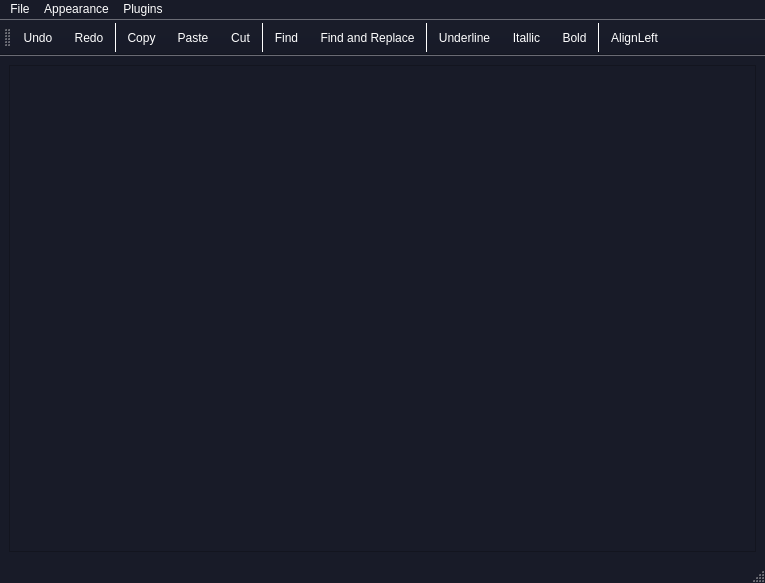
<?xml version="1.0" encoding="UTF-8"?>
<ui version="4.0">
 <class>MainWindow</class>
 <widget class="QMainWindow" name="MainWindow">
  <property name="geometry">
   <rect>
    <x>0</x>
    <y>0</y>
    <width>765</width>
    <height>583</height>
   </rect>
  </property>
  <property name="windowTitle">
   <string>MainWindow</string>
  </property>
  <property name="styleSheet">
   <string notr="true">QMainWindow {
	background-color : #181b28;
	color : white;
}

Qmenubar{
	background-color : #181b28;
	color : white;
}
</string>
  </property>
  <widget class="QWidget" name="centralwidget">
   <layout class="QGridLayout" name="gridLayout">
    <item row="0" column="0">
     <widget class="QTextEdit" name="textEdit">
      <property name="styleSheet">
       <string notr="true">QTextEdit{
	background-color : #181b28;
	color : white;
}
</string>
      </property>
     </widget>
    </item>
   </layout>
  </widget>
  <widget class="QMenuBar" name="menubar">
   <property name="geometry">
    <rect>
     <x>0</x>
     <y>0</y>
     <width>765</width>
     <height>22</height>
    </rect>
   </property>
   <property name="styleSheet">
    <string notr="true">QMenuBar {
	background-color : #181b28;
	color : white;
}
</string>
   </property>
   <widget class="QMenu" name="menuFile">
    <property name="styleSheet">
     <string notr="true">QMenu {
        background-color: #181b28;
        color: white;
        border: 1px solid #2a2f45;
    }</string>
    </property>
    <property name="title">
     <string>File</string>
    </property>
    <addaction name="actionNew_File"/>
    <addaction name="actionOpen"/>
    <addaction name="separator"/>
    <addaction name="actionSave"/>
    <addaction name="actionSave_As"/>
    <addaction name="separator"/>
    <addaction name="actionFile_info"/>
    <addaction name="actionHelp"/>
    <addaction name="actionClose"/>
   </widget>
   <widget class="QMenu" name="menuAppearance">
    <property name="styleSheet">
     <string notr="true">
    QMenu {
        background-color: #181b28;
        color: white;
        border: 1px solid #2a2f45;
    }</string>
    </property>
    <property name="title">
     <string>Appearance</string>
    </property>
    <addaction name="separator"/>
    <addaction name="actionThemes"/>
   </widget>
   <widget class="QMenu" name="menuPlugins">
    <property name="styleSheet">
     <string notr="true">
    QMenu {
        background-color: #181b28;
        color: white;
        border: 1px solid #2a2f45;
    }</string>
    </property>
    <property name="title">
     <string>Plugins</string>
    </property>
    <addaction name="actionPlugins"/>
   </widget>
   <addaction name="menuFile"/>
   <addaction name="menuAppearance"/>
   <addaction name="menuPlugins"/>
  </widget>
  <widget class="QStatusBar" name="statusbar">
   <property name="styleSheet">
    <string notr="true">QStatusBar{
	background-color : #181b28;
	color : white;
}</string>
   </property>
  </widget>
  <widget class="QToolBar" name="toolBar">
   <property name="windowTitle">
    <string>toolBar</string>
   </property>
   <property name="styleSheet">
    <string notr="true">QToolBar::separator {
    width: 1px;
    background: white;
    margin-top: 0px;
    margin-bottom: 0px;
}

QToolButton:hover {
    background-color: rgba(255, 255, 255, 20);
    border-radius: 4px;
}

QToolButton:pressed {
    background-color: rgba(255, 255, 255, 40);
}

QToolButton {
    background: transparent;
    color: white;
    border: none;
    padding: 6px;
}

QToolButton:checked {
    background-color: rgba(255, 255, 255, 20);
	border-radius: 4px;
    color: white;
}

QToolBar{
	spacing : 3px;
	background-color : #181b28;
	color : white;
}
</string>
   </property>
   <attribute name="toolBarArea">
    <enum>TopToolBarArea</enum>
   </attribute>
   <attribute name="toolBarBreak">
    <bool>false</bool>
   </attribute>
   <addaction name="actionUndo"/>
   <addaction name="actionRedo"/>
   <addaction name="separator"/>
   <addaction name="actionCopy"/>
   <addaction name="actionPaste"/>
   <addaction name="actionCut"/>
   <addaction name="separator"/>
   <addaction name="actionFind"/>
   <addaction name="actionFind_and_Replace"/>
   <addaction name="separator"/>
   <addaction name="actionUnderline"/>
   <addaction name="actionItallic"/>
   <addaction name="actionBold"/>
   <addaction name="separator"/>
   <addaction name="actionAlignLeft"/>
   <addaction name="actionAlign_Center"/>
   <addaction name="actionAlign_Right"/>
   <addaction name="actionAlign_Justify"/>
   <addaction name="separator"/>
   <addaction name="actionSelect_Font"/>
   <addaction name="actionFont_Color"/>
   <addaction name="actionFont_Size"/>
   <addaction name="separator"/>
  </widget>
  <action name="actionUndo">
   <property name="icon">
    <iconset>
     <normaloff>../icons/Light/Undo_Light.png</normaloff>../icons/Light/Undo_Light.png</iconset>
   </property>
   <property name="text">
    <string>Undo</string>
   </property>
   <property name="toolTip">
    <string>Undo (Ctrl + Z)</string>
   </property>
   <property name="shortcut">
    <string>Ctrl+Z</string>
   </property>
   <property name="menuRole">
    <enum>QAction::NoRole</enum>
   </property>
  </action>
  <action name="actionRedo">
   <property name="icon">
    <iconset>
     <normaloff>../icons/Light/Redo_Light.png</normaloff>../icons/Light/Redo_Light.png</iconset>
   </property>
   <property name="text">
    <string>Redo</string>
   </property>
   <property name="toolTip">
    <string>Redo (Ctrl + Y)</string>
   </property>
   <property name="shortcut">
    <string>Ctrl+Y</string>
   </property>
   <property name="menuRole">
    <enum>QAction::NoRole</enum>
   </property>
  </action>
  <action name="actionCopy">
   <property name="icon">
    <iconset>
     <normaloff>../icons/Light/Copy_Light.png</normaloff>../icons/Light/Copy_Light.png</iconset>
   </property>
   <property name="text">
    <string>Copy</string>
   </property>
   <property name="toolTip">
    <string>Copy (Ctrl + C)</string>
   </property>
   <property name="shortcut">
    <string>Ctrl+C</string>
   </property>
   <property name="menuRole">
    <enum>QAction::NoRole</enum>
   </property>
  </action>
  <action name="actionPaste">
   <property name="icon">
    <iconset>
     <normaloff>../icons/Light/Paste_Light.png</normaloff>../icons/Light/Paste_Light.png</iconset>
   </property>
   <property name="text">
    <string>Paste</string>
   </property>
   <property name="toolTip">
    <string>Paste (Ctrl + V)</string>
   </property>
   <property name="shortcut">
    <string>Ctrl+V</string>
   </property>
   <property name="menuRole">
    <enum>QAction::NoRole</enum>
   </property>
  </action>
  <action name="actionCut">
   <property name="icon">
    <iconset>
     <normaloff>../icons/Light/Cut_Light.png</normaloff>../icons/Light/Cut_Light.png</iconset>
   </property>
   <property name="text">
    <string>Cut</string>
   </property>
   <property name="toolTip">
    <string>Cut (Ctrl + X)</string>
   </property>
   <property name="shortcut">
    <string>Ctrl+X</string>
   </property>
   <property name="menuRole">
    <enum>QAction::NoRole</enum>
   </property>
  </action>
  <action name="actionFind">
   <property name="icon">
    <iconset>
     <normaloff>../icons/Light/Find_Light.png</normaloff>../icons/Light/Find_Light.png</iconset>
   </property>
   <property name="text">
    <string>Find</string>
   </property>
   <property name="toolTip">
    <string>Find (Ctrl + F)</string>
   </property>
   <property name="shortcut">
    <string>Ctrl+F</string>
   </property>
   <property name="menuRole">
    <enum>QAction::NoRole</enum>
   </property>
  </action>
  <action name="actionFind_and_Replace">
   <property name="icon">
    <iconset>
     <normaloff>../icons/Light/Find_and_replace_Light.png</normaloff>../icons/Light/Find_and_replace_Light.png</iconset>
   </property>
   <property name="text">
    <string>Find and Replace</string>
   </property>
   <property name="toolTip">
    <string>Find and Repalce (Ctrl + H)</string>
   </property>
   <property name="shortcut">
    <string>Ctrl+H</string>
   </property>
   <property name="menuRole">
    <enum>QAction::NoRole</enum>
   </property>
  </action>
  <action name="actionFile">
   <property name="icon">
    <iconset>
     <normaloff>../icons/Light/File_Light.png</normaloff>../icons/Light/File_Light.png</iconset>
   </property>
   <property name="text">
    <string>File</string>
   </property>
   <property name="toolTip">
    <string>Opens file relates tools</string>
   </property>
   <property name="shortcut">
    <string>Esc</string>
   </property>
   <property name="menuRole">
    <enum>QAction::NoRole</enum>
   </property>
  </action>
  <action name="actionSave">
   <property name="icon">
    <iconset>
     <normaloff>../icons/Light/Save_Light.png</normaloff>../icons/Light/Save_Light.png</iconset>
   </property>
   <property name="text">
    <string>Save</string>
   </property>
   <property name="toolTip">
    <string>Saves the file</string>
   </property>
   <property name="shortcut">
    <string>Ctrl+S</string>
   </property>
   <property name="menuRole">
    <enum>QAction::NoRole</enum>
   </property>
  </action>
  <action name="actionSave_As">
   <property name="icon">
    <iconset>
     <normaloff>../icons/Light/Save_As_Light.png</normaloff>../icons/Light/Save_As_Light.png</iconset>
   </property>
   <property name="text">
    <string>Save As</string>
   </property>
   <property name="toolTip">
    <string>Saves the file in a specific directory</string>
   </property>
   <property name="shortcut">
    <string>Ctrl+Shift+S</string>
   </property>
   <property name="menuRole">
    <enum>QAction::NoRole</enum>
   </property>
  </action>
  <action name="actionNew_File">
   <property name="icon">
    <iconset>
     <normaloff>../icons/Light/File_Light.png</normaloff>../icons/Light/File_Light.png</iconset>
   </property>
   <property name="text">
    <string>New File</string>
   </property>
   <property name="toolTip">
    <string>Creates a new untitled file</string>
   </property>
   <property name="shortcut">
    <string>Ctrl+N</string>
   </property>
   <property name="menuRole">
    <enum>QAction::NoRole</enum>
   </property>
  </action>
  <action name="actionOpen">
   <property name="icon">
    <iconset>
     <normaloff>../icons/Light/Open_Light.png</normaloff>../icons/Light/Open_Light.png</iconset>
   </property>
   <property name="text">
    <string>Open</string>
   </property>
   <property name="toolTip">
    <string>Opens a file</string>
   </property>
   <property name="shortcut">
    <string>Ctrl+O</string>
   </property>
   <property name="menuRole">
    <enum>QAction::NoRole</enum>
   </property>
  </action>
  <action name="actionFile_info">
   <property name="icon">
    <iconset>
     <normaloff>../icons/Light/File_info_Light.png</normaloff>../icons/Light/File_info_Light.png</iconset>
   </property>
   <property name="text">
    <string>File info</string>
   </property>
   <property name="toolTip">
    <string>Show the file information</string>
   </property>
   <property name="menuRole">
    <enum>QAction::NoRole</enum>
   </property>
  </action>
  <action name="actionHelp">
   <property name="icon">
    <iconset>
     <normaloff>../icons/Light/help_light.png</normaloff>../icons/Light/help_light.png</iconset>
   </property>
   <property name="text">
    <string>Help</string>
   </property>
   <property name="toolTip">
    <string>Contains the helpful information</string>
   </property>
   <property name="shortcut">
    <string>F1</string>
   </property>
   <property name="menuRole">
    <enum>QAction::NoRole</enum>
   </property>
  </action>
  <action name="actionClose">
   <property name="icon">
    <iconset>
     <normaloff>../icons/Light/Close_Light.png</normaloff>../icons/Light/Close_Light.png</iconset>
   </property>
   <property name="text">
    <string>Close</string>
   </property>
   <property name="toolTip">
    <string>Closes the file</string>
   </property>
   <property name="shortcut">
    <string>Ctrl+Q</string>
   </property>
   <property name="menuRole">
    <enum>QAction::NoRole</enum>
   </property>
  </action>
  <action name="actionDark_Mode">
   <property name="checkable">
    <bool>true</bool>
   </property>
   <property name="icon">
    <iconset>
     <normaloff>../icons/Light/Dark_mode_Light.png</normaloff>../icons/Light/Dark_mode_Light.png</iconset>
   </property>
   <property name="text">
    <string>Dark Mode</string>
   </property>
   <property name="toolTip">
    <string>Turns the dark mode On</string>
   </property>
   <property name="shortcut">
    <string>Ctrl+Shift+D</string>
   </property>
   <property name="menuRole">
    <enum>QAction::NoRole</enum>
   </property>
  </action>
  <action name="actionLight_mode">
   <property name="checkable">
    <bool>true</bool>
   </property>
   <property name="icon">
    <iconset>
     <normaloff>../icons/Light/Light_mode_Light.png</normaloff>../icons/Light/Light_mode_Light.png</iconset>
   </property>
   <property name="text">
    <string>Light_mode</string>
   </property>
   <property name="toolTip">
    <string>Turns the light mode on</string>
   </property>
   <property name="shortcut">
    <string>Ctrl+Shift+L</string>
   </property>
   <property name="menuRole">
    <enum>QAction::NoRole</enum>
   </property>
  </action>
  <action name="actionUnderline">
   <property name="checkable">
    <bool>true</bool>
   </property>
   <property name="icon">
    <iconset>
     <normaloff>../icons/Light/Underline_light.png</normaloff>../icons/Light/Underline_light.png</iconset>
   </property>
   <property name="text">
    <string>Underline</string>
   </property>
   <property name="toolTip">
    <string>Underline (Ctrl + U)</string>
   </property>
   <property name="shortcut">
    <string>Ctrl+U</string>
   </property>
  </action>
  <action name="actionItallic">
   <property name="checkable">
    <bool>true</bool>
   </property>
   <property name="icon">
    <iconset>
     <normaloff>../icons/Light/Italic_Light.png</normaloff>../icons/Light/Italic_Light.png</iconset>
   </property>
   <property name="text">
    <string>Itallic</string>
   </property>
   <property name="toolTip">
    <string>Italic (Ctrl + I)</string>
   </property>
   <property name="shortcut">
    <string>Ctrl+I</string>
   </property>
  </action>
  <action name="actionBold">
   <property name="checkable">
    <bool>true</bool>
   </property>
   <property name="icon">
    <iconset>
     <normaloff>../icons/Light/Bold_Light.png</normaloff>../icons/Light/Bold_Light.png</iconset>
   </property>
   <property name="text">
    <string>Bold</string>
   </property>
   <property name="toolTip">
    <string>Bold (Ctrl + B)</string>
   </property>
   <property name="shortcut">
    <string>Ctrl+B</string>
   </property>
  </action>
  <action name="actionAlignLeft">
   <property name="checkable">
    <bool>true</bool>
   </property>
   <property name="icon">
    <iconset>
     <normaloff>../icons/Light/Align_Left_Light.png</normaloff>../icons/Light/Align_Left_Light.png</iconset>
   </property>
   <property name="text">
    <string>AlignLeft</string>
   </property>
   <property name="toolTip">
    <string>Align Left (Ctrl + L)</string>
   </property>
   <property name="shortcut">
    <string>Ctrl+L</string>
   </property>
  </action>
  <action name="actionAlign_Center">
   <property name="checkable">
    <bool>true</bool>
   </property>
   <property name="icon">
    <iconset>
     <normaloff>../icons/Light/Align_center_Light.png</normaloff>../icons/Light/Align_center_Light.png</iconset>
   </property>
   <property name="text">
    <string>Align Center</string>
   </property>
   <property name="toolTip">
    <string>Align Center (Ctrl + E)</string>
   </property>
   <property name="shortcut">
    <string>Ctrl+E</string>
   </property>
  </action>
  <action name="actionAlign_Right">
   <property name="checkable">
    <bool>true</bool>
   </property>
   <property name="icon">
    <iconset>
     <normaloff>../icons/Light/Align_Right_Light.png</normaloff>../icons/Light/Align_Right_Light.png</iconset>
   </property>
   <property name="text">
    <string>Align Right</string>
   </property>
   <property name="toolTip">
    <string>Align Right (Ctrl + R)</string>
   </property>
   <property name="shortcut">
    <string>Ctrl+R</string>
   </property>
  </action>
  <action name="actionAlign_Justify">
   <property name="checkable">
    <bool>true</bool>
   </property>
   <property name="icon">
    <iconset>
     <normaloff>../icons/Light/Align_Justify_Light.png</normaloff>../icons/Light/Align_Justify_Light.png</iconset>
   </property>
   <property name="text">
    <string>Align Justify</string>
   </property>
   <property name="toolTip">
    <string>Align Justify (Ctrl + J)</string>
   </property>
   <property name="shortcut">
    <string>Ctrl+J</string>
   </property>
  </action>
  <action name="actionSelect_Font">
   <property name="icon">
    <iconset>
     <normaloff>../icons/Light/Font_type_Light.png</normaloff>../icons/Light/Font_type_Light.png</iconset>
   </property>
   <property name="text">
    <string>Select Font</string>
   </property>
   <property name="toolTip">
    <string>Select Font</string>
   </property>
  </action>
  <action name="actionFont_Color">
   <property name="icon">
    <iconset>
     <normaloff>../icons/Light/Font_Color_Light.png</normaloff>../icons/Light/Font_Color_Light.png</iconset>
   </property>
   <property name="text">
    <string>Font Color</string>
   </property>
   <property name="toolTip">
    <string>Select Font Color</string>
   </property>
  </action>
  <action name="actionFont_Size">
   <property name="icon">
    <iconset>
     <normaloff>../icons/Light/Font_size_Light.png</normaloff>../icons/Light/Font_size_Light.png</iconset>
   </property>
   <property name="text">
    <string>Font Size</string>
   </property>
   <property name="toolTip">
    <string>Select Font Size</string>
   </property>
  </action>
  <action name="actionPlugins">
   <property name="icon">
    <iconset>
     <normaloff>../icons/Light/Plugin_Light.png</normaloff>../icons/Light/Plugin_Light.png</iconset>
   </property>
   <property name="text">
    <string>Open Plugin Manager</string>
   </property>
   <property name="toolTip">
    <string>opens plugin manager</string>
   </property>
  </action>
  <action name="actionCustom_Style">
   <property name="icon">
    <iconset>
     <normaloff>../icons/Light/Style_Light.png</normaloff>../icons/Light/Style_Light.png</iconset>
   </property>
   <property name="text">
    <string>Add a custom Style</string>
   </property>
   <property name="toolTip">
    <string>adds a custom style</string>
   </property>
  </action>
  <action name="actionThemes">
   <property name="icon">
    <iconset>
     <normaloff>../icons/Light/Format_Light.png</normaloff>../icons/Light/Format_Light.png</iconset>
   </property>
   <property name="text">
    <string>Theme Manger</string>
   </property>
   <property name="toolTip">
    <string>shows the themes</string>
   </property>
  </action>
 </widget>
 <resources/>
 <connections/>
</ui>
